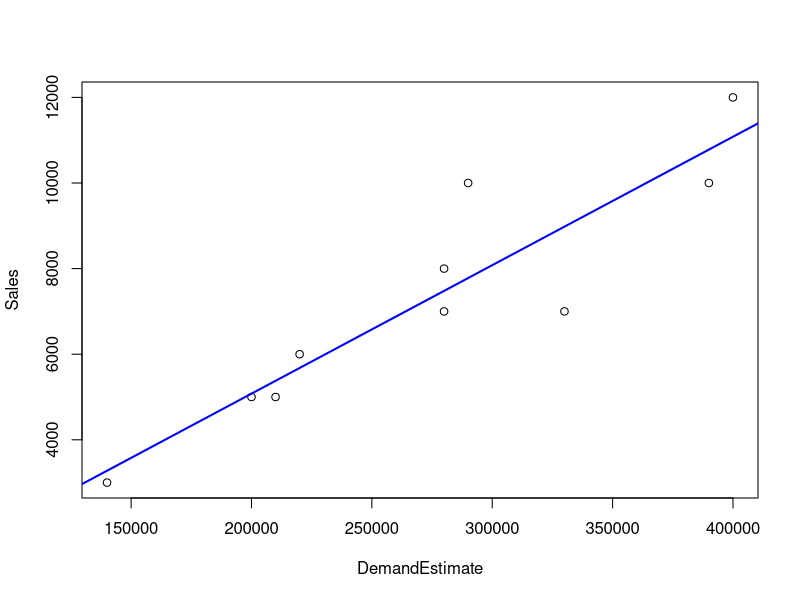
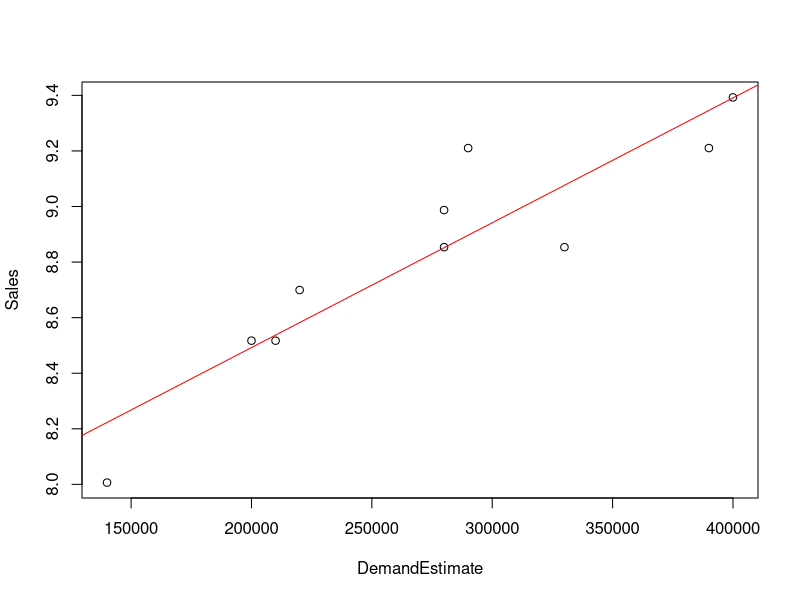
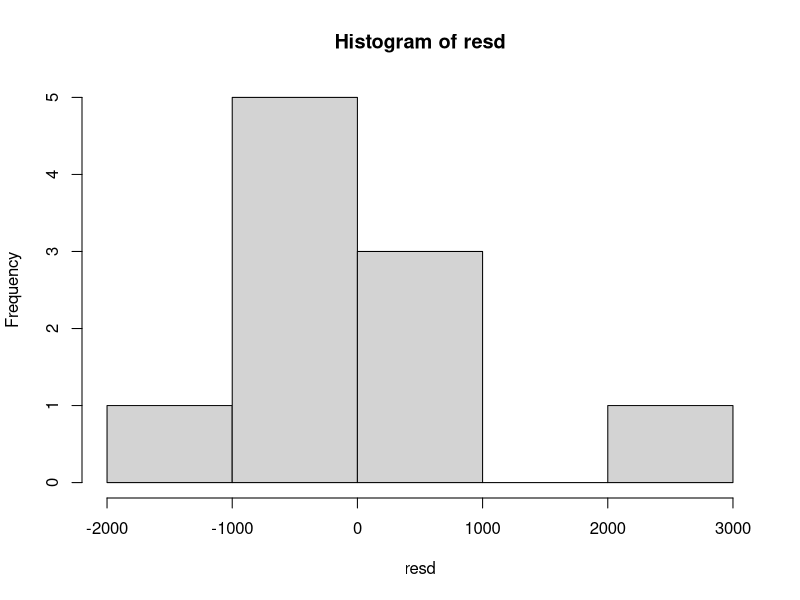
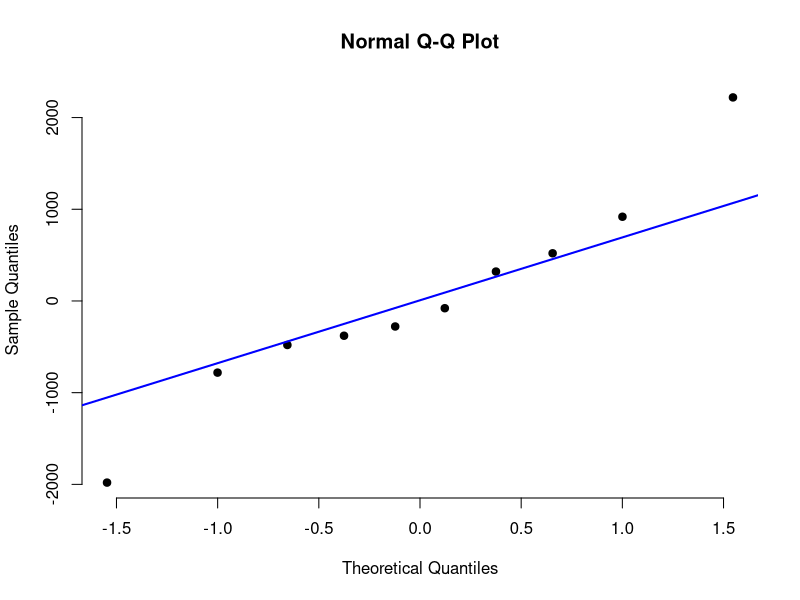
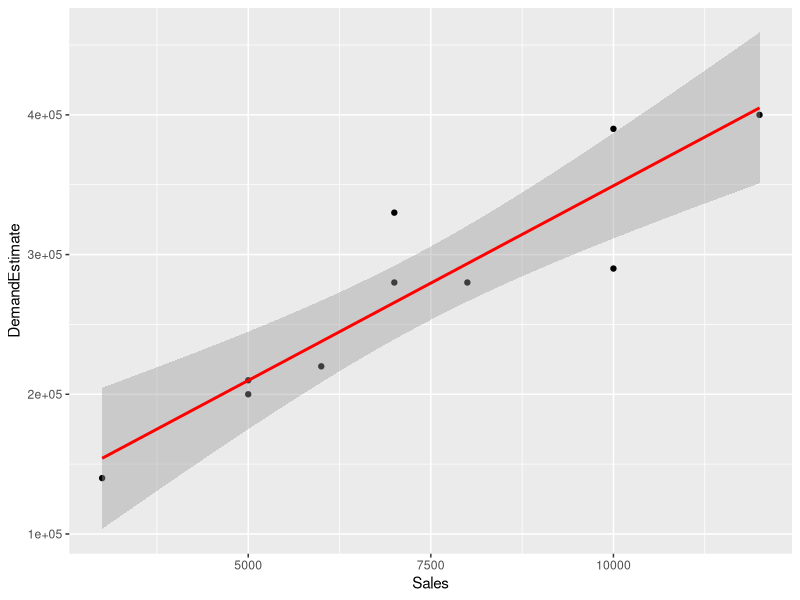
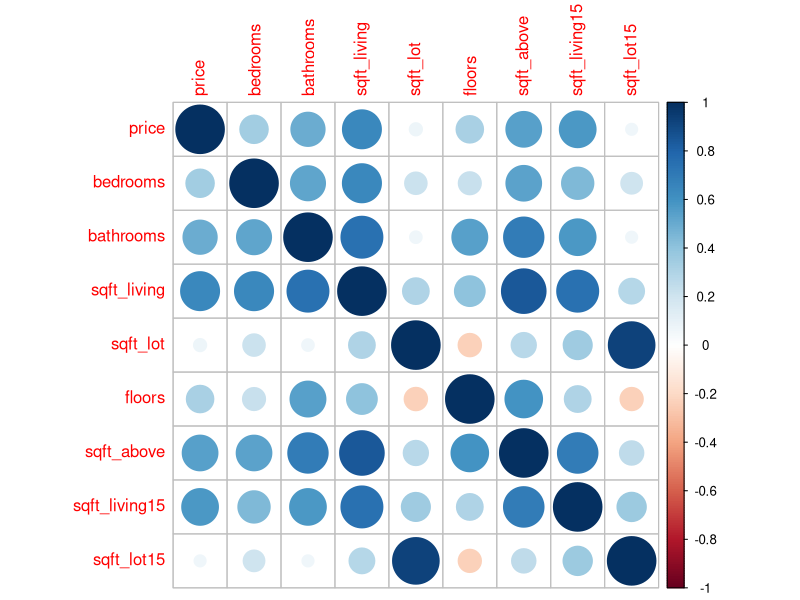
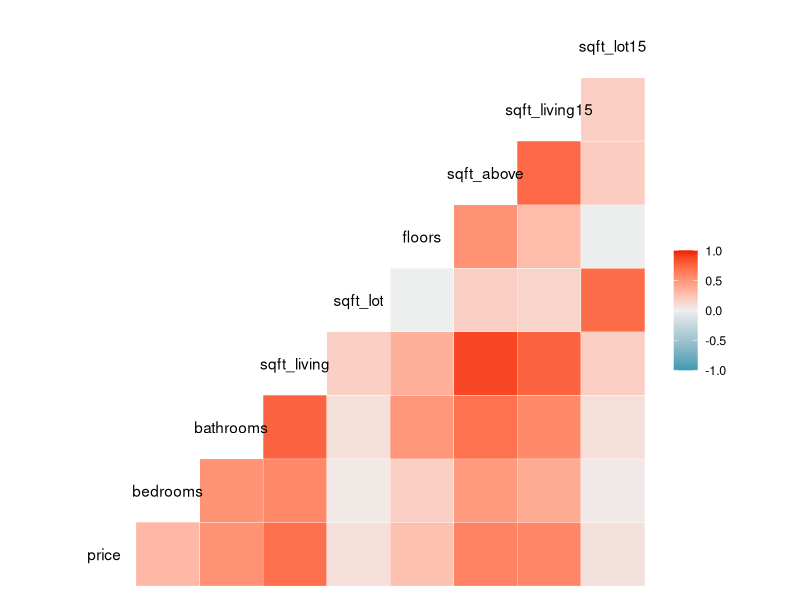
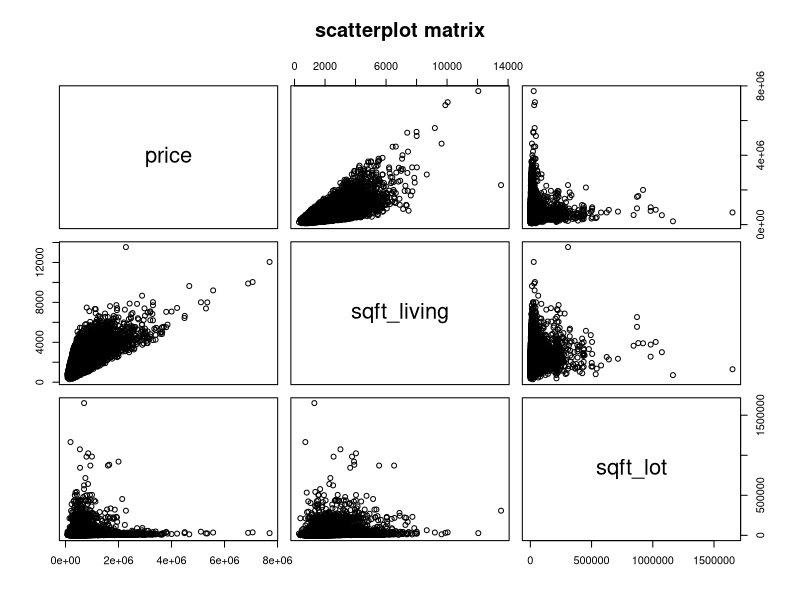

Recreate these plots in R, in order.
#----------------------------------------------------
#             Simple linear regression
#----------------------------------------------------
# Import Library
library(ggplot2)
library(Hmisc)
library(corrplot)
library(GGally)

# Import Data
dataEx1= read.csv("RegressionExample1.csv",header=T)
colnames(dataEx1)


#Linear relationship
plot(Sales~DemandEstimate,data=dataEx1)
#correlation, the default is pearson correlation
#sample correlation denoted by r
r = cor(dataEx1$DemandEstimate,dataEx1$Sales)
#0.9145906 which is very high showing the strong positive relationship


# To do the hypothesis testing 
cor.test(dataEx1$DemandEstimate,dataEx1$Sales)
# t-test 
# H0: rho = 0
# Ha: rho != 0
# where rho is the coefficient of correlation of the population
# rho  and r are the coefficient of correlation


#Fit the model 
# y~x
fit1 = lm(Sales~DemandEstimate,data=dataEx1)
abline(fit1,col="blue",lwd=2)
summary(fit1)
predict(fit1)
fit1$fitted.values
fit1$residuals


#Forecasting
b0 = fit1$coefficients[1]
b1 = fit1$coefficients[2]
x=300000
yhat=b0+b1*x
yhat


#Transformation
df.Ex1_new = dataEx1
df.Ex1_new$Sales = log(df.Ex1_new$Sales)
fit2 = lm(Sales~DemandEstimate,data=df.Ex1_new)
plot(Sales~DemandEstimate,df.Ex1_new)
abline(fit2,col="red")
summary(fit2)
predict(fit2)

#compare fi1 and fit2! what do you think?


#Model checking
r_sq = summary(fit1)$r.squared
r_sq

#errors/residuals
#Model checking
resd = summary(fit1)$res
resd
hist(resd)
qqnorm(resd, pch = 19, frame = FALSE)
qqline(resd, col = "blue", lwd = 2)


#graphical using ggplot2
#library(ggplot2)
ggplot(dataEx1,aes(y=DemandEstimate,x=Sales))+geom_point()+
  geom_smooth(method="lm",col="red")


#Other options for checking correlation
df1 = read.csv("kc_house_data_edited.csv",header=T)
df1.cor = cor(df1, method = c("spearman"))
#install.packages("Hmisc")
#library("Hmisc")
data.rcorr = rcorr(as.matrix(df1.cor))
data.rcorr

#install.packages("corrplot")
#library(corrplot)
corrplot(df1.cor)

#install.packages("GGally")
#library(GGally)
str(df1)
ggcorr(df1, method = c("everything", "pearson")) 
pairs(df1[,c(1,4,5)],main="scatterplot matrix")

#-----------------------------------------------
